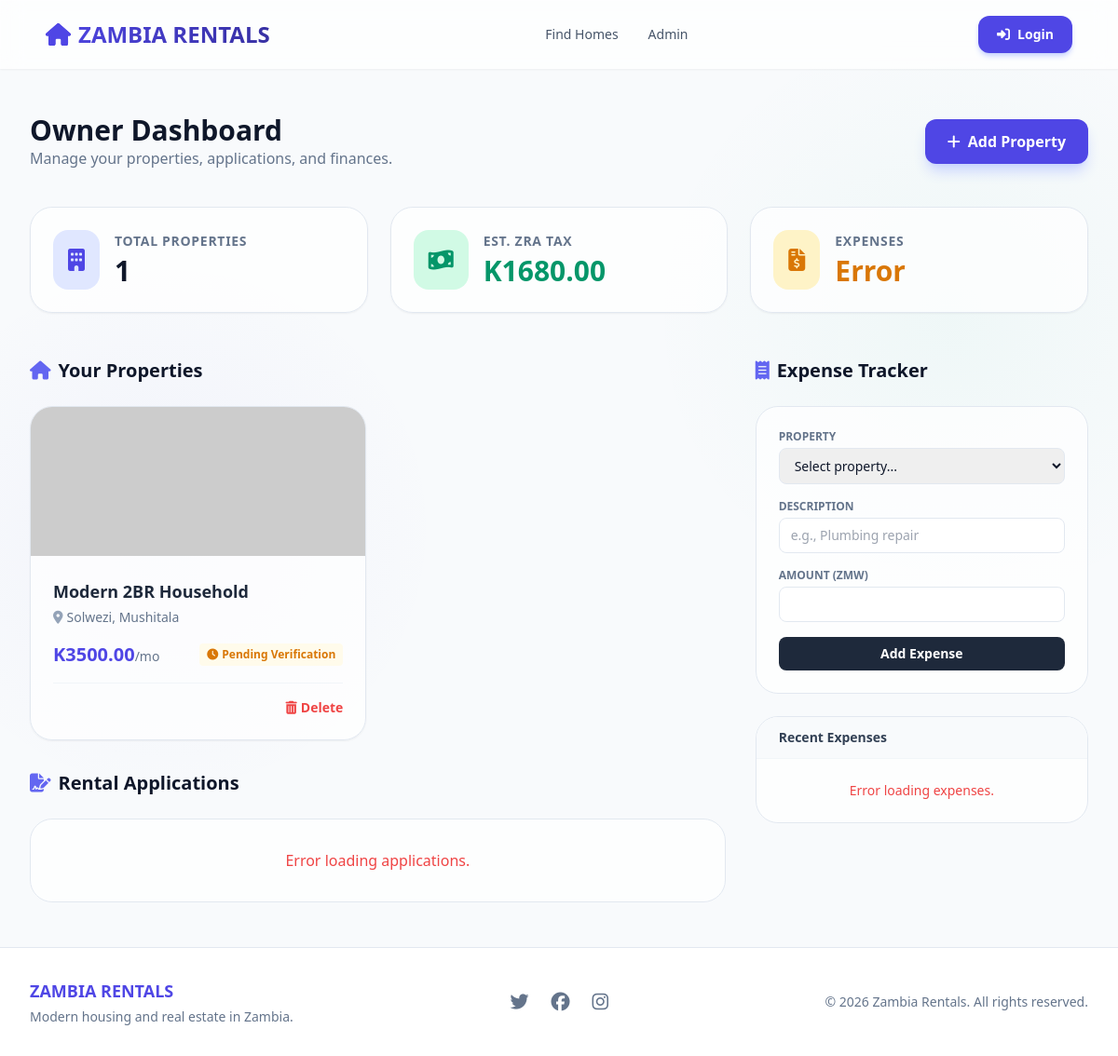
The app's page /dashboard/ (signed in), older data.
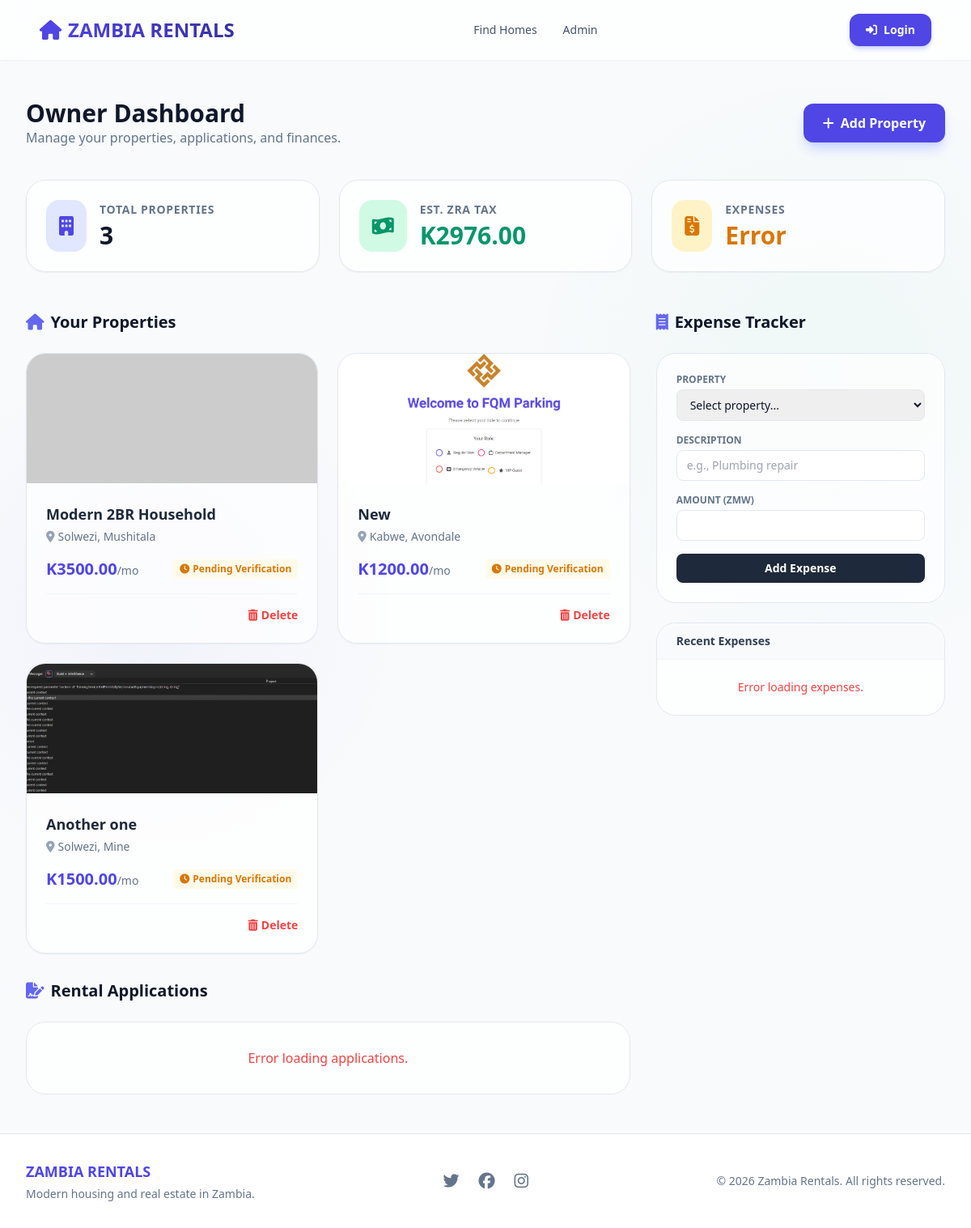
The same page, newer data.
### core/models.py (models this page shows, shortened)
class Property(models.Model):
    CATEGORY_CHOICES = (
        ('RESIDENTIAL', 'Residential House/Apartment'),
        ('BOARDING', 'Student Boarding House'),
        ('LODGE', 'Lodge/Short-stay'),
    )
    owner = models.ForeignKey(settings.AUTH_USER_MODEL, on_delete=models.CASCADE, related_name='properties')
    title = models.CharField(max_length=255)
    category = models.CharField(max_length=20, choices=CATEGORY_CHOICES, default='RESIDENTIAL')
    province = models.CharField(max_length=50, default="Lusaka")
    district = models.CharField(max_length=50)
    area_name = models.CharField(max_length=100, blank=True)
    street_address = models.CharField(max_length=255, blank=True)
    price = models.DecimalField(max_digits=10, decimal_places=2)
    is_tax_compliant = models.BooleanField(default=False)
    created_at = models.DateTimeField(auto_now_add=True)
    def estimated_annual_tax(self):
        annual_income = self.price * 12
        policy = TaxPolicy.objects.first()
        if not policy: return 0.00
        return round((annual_income * policy.percentage) / 100, 2)

class PropertyImage(models.Model):
    property = models.ForeignKey(Property, on_delete=models.CASCADE, related_name='images')
    image = models.ImageField(upload_to='property_images/')
    caption = models.CharField(max_length=255, blank=True)
    is_main = models.BooleanField(default=False)
    created_at = models.DateTimeField(auto_now_add=True)

### core/views.py (the view)
# urls.py: path('dashboard/', dashboard_page, name='dashboard'),
@login_required
def dashboard_page(request):
    user_properties = Property.objects.filter(owner=request.user)
    total_tax = sum(p.estimated_annual_tax() for p in user_properties)
    context = {
        'properties': user_properties,
        'total_tax': total_tax,
        'property_count': user_properties.count()
    }
    return render(request, 'dashboard.html', context)

### templates/dashboard.html (shortened to what this page needs)
{% extends 'base.html' %}
{% load static %}
{% block content %}
<div class="animate-[fadeIn_0.5s_ease-out]">
    <header class="mb-10 flex flex-col md:flex-row md:items-center justify-between gap-4">
        <div>
            <h1 class="text-3xl font-bold text-slate-900">Owner Dashboard</h1>
            <p class="text-slate-500">Manage your properties, applications, and finances.</p>
        </div>
        <a href="{% url 'add-property' %}"
            class="inline-flex items-center justify-center bg-indigo-600 hover:bg-indigo-700 text-white px-6 py-3 rounded-xl font-bold transition shadow-lg shadow-indigo-200">
            <i class="fas fa-plus mr-2"></i> Add Property
        </a>
    </header>
    <div class="grid grid-cols-1 md:grid-cols-3 gap-6 mb-12">
        <div class="glass-card p-6 rounded-3xl border border-slate-200 shadow-sm flex items-center">
            <div class="bg-indigo-100 text-indigo-600 p-4 rounded-2xl mr-4">
                <i class="fas fa-building text-2xl"></i>
            </div>
            <div>
                <p class="text-slate-500 text-sm font-semibold uppercase tracking-wider">Total Properties</p>
                <h2 class="text-3xl font-black mt-1">{{ property_count }}</h2>
            </div>
        </div>
        <div class="glass-card p-6 rounded-3xl border border-slate-200 shadow-sm flex items-center">
            <div class="bg-emerald-100 text-emerald-600 p-4 rounded-2xl mr-4">
                <i class="fas fa-money-bill-wave text-2xl"></i>
            </div>
            <div>
                <p class="text-slate-500 text-sm font-semibold uppercase tracking-wider">Est. ZRA Tax</p>
                <h2 class="text-3xl font-black mt-1 text-emerald-600">K{{ total_tax }}</h2>
            </div>
        </div>
        <div class="glass-card p-6 rounded-3xl border border-slate-200 shadow-sm flex items-center">
            <div class="bg-amber-100 text-amber-600 p-4 rounded-2xl mr-4">
                <i class="fas fa-file-invoice-dollar text-2xl"></i>
            </div>
            <div>
                <p class="text-slate-500 text-sm font-semibold uppercase tracking-wider">Expenses</p>
                <h2 class="text-3xl font-black mt-1 text-amber-600" id="totalExpenses">Loading...</h2>
            </div>
        </div>
    </div>
    <div class="grid grid-cols-1 lg:grid-cols-3 gap-8">
        <div class="lg:col-span-2 space-y-8">
            <section>
                <div class="flex items-center justify-between mb-6">
                    <h3 class="text-xl font-bold flex items-center">
                        <i class="fas fa-home text-indigo-500 mr-2"></i> Your Properties
                    </h3>
                </div>
                <div class="grid grid-cols-1 md:grid-cols-2 gap-6">
                    {% for prop in properties %}
                    <div
                        class="glass-card rounded-3xl border border-slate-200 shadow-sm hover:shadow-md transition overflow-hidden">
                        <div class="h-40 bg-slate-200 relative">
                            {% if prop.images.exists %}
                            {% for img in prop.images.all %}
                            {% if img.is_main %}
                            <img src="{{ img.image.url }}" class="w-full h-full object-cover">
                            {% endif %}
                            {% endfor %}
                            {% else %}
                            <img src="https://via.placeholder.com/400x300?text=No+Image"
                                class="w-full h-full object-cover">
                            {% endif %}
                        </div>
                        <div class="p-6">
                            <div class="flex justify-between items-start mb-4">
                                <div>
                                    <h4 class="font-bold text-lg text-slate-800">{{ prop.title }}</h4>
                                    <p class="text-slate-500 text-sm mt-1"><i
                                            class="fas fa-map-marker-alt text-slate-400 mr-1"></i>{{ prop.district }},
                                        {{ prop.area_name }}</p>
                                </div>
                            </div>
                            <div class="flex items-center justify-between mb-4 pb-4 border-b border-slate-100">
                                <p class="font-black text-xl text-indigo-600">K{{ prop.price }}<span
                                        class="text-sm text-slate-500 font-normal">/mo</span></p>
                                {% if prop.is_tax_compliant %}
                                <span
                                    class="text-xs font-bold text-emerald-600 bg-emerald-50 px-2 py-1 rounded flex items-center"><i
                                        class="fas fa-check-circle mr-1"></i> Tax Compliant</span>
                                {% else %}
                                <span
                                    class="text-xs font-bold text-amber-600 bg-amber-50 px-2 py-1 rounded flex items-center"><i
                                        class="fas fa-clock mr-1"></i> Pending Verification</span>
                                {% endif %}
                            </div>
                            <div class="flex justify-end">
                                <button
                                    class="text-red-500 text-sm font-semibold hover:text-red-700 transition flex items-center"
                                    onclick="deleteProperty({{ prop.id }})"><i class="fas fa-trash-alt mr-1"></i>
                                    Delete</button>
                            </div>
                        </div>
                    </div>
                    {% endfor %}
                </div>
            </section>
            <section>
                <div class="flex items-center justify-between mb-6">
                    <h3 class="text-xl font-bold flex items-center">
                        <i class="fas fa-file-signature text-indigo-500 mr-2"></i> Rental Applications
                    </h3>
                </div>
                <div class="glass-card rounded-3xl border border-slate-200 overflow-hidden">
                    <div id="applicationsContainer" class="divide-y divide-slate-100">
                    </div>
                </div>
            </section>
        </div>
        <div class="space-y-8">
            <section>
                <div class="flex items-center justify-between mb-6">
                    <h3 class="text-xl font-bold flex items-center">
                        <i class="fas fa-receipt text-indigo-500 mr-2"></i> Expense Tracker
                    </h3>
                </div>
                <div class="glass-card p-6 rounded-3xl border border-slate-200 mb-6">
                    <form id="expenseForm" class="space-y-4">
                        <div>
                            <label class="block text-xs font-bold text-slate-500 uppercase mb-1">Property</label>
                            <select id="expenseProperty" required
                                class="w-full px-3 py-2 rounded-lg border border-slate-200 outline-none focus:ring-2 focus:ring-indigo-500 text-sm">
                                <option value="">Select property...</option>
                            </select>
                        </div>
                        <div>
                            <label class="block text-xs font-bold text-slate-500 uppercase mb-1">Description</label>
                            <input type="text" id="expenseDescription" required placeholder="e.g., Plumbing repair"
                                class="w-full px-3 py-2 rounded-lg border border-slate-200 outline-none focus:ring-2 focus:ring-indigo-500 text-sm">
                        </div>
                        <div>
                            <label class="block text-xs font-bold text-slate-500 uppercase mb-1">Amount (ZMW)</label>
                            <input type="number" id="expenseAmount" required min="0" step="0.01"
                                class="w-full px-3 py-2 rounded-lg border border-slate-200 outline-none focus:ring-2 focus:ring-indigo-500 text-sm">
                        </div>
                        <button type="submit"
                            class="w-full bg-slate-800 text-white font-bold py-2 rounded-lg hover:bg-slate-900 transition text-sm">Add
                            Expense</button>
                    </form>
                </div>
                <div class="glass-card rounded-3xl border border-slate-200 overflow-hidden">
                    <div class="bg-slate-50 px-6 py-3 border-b border-slate-100">
                        <h4 class="font-bold text-sm text-slate-700">Recent Expenses</h4>
                    </div>
                    <div id="expensesList" class="divide-y divide-slate-100 max-h-96 overflow-y-auto">
                    </div>
                </div>
            </section>
        </div>
    </div>
</div>
{% endblock %}

### templates/base.html (shortened to what this page needs)
{% load static %}
<!DOCTYPE html>
<html lang="en">
<head>
    <script src="https://cdn.tailwindcss.com"></script>
    <link rel="stylesheet" href="https://cdnjs.cloudflare.com/ajax/libs/font-awesome/6.5.1/css/all.min.css">
    <link rel="stylesheet" href="{% static 'css/global.css' %}">
</head>
<body class="bg-slate-50 text-slate-900 min-h-screen flex flex-col animated-bg">
    {% include 'navbar.html' %}
    <main class="flex-grow w-full max-w-7xl mx-auto px-4 sm:px-6 lg:px-8 py-8 md:py-12 fade-in">
        {% block content %}
        {% endblock %}
    </main>
    {% include 'footer.html' %}
</body>
</html>

### templates/navbar.html (shortened to what this page needs)
{% load static %}
<nav class="glass sticky top-0 z-50 p-4 border-b border-white/20 shadow-sm transition-all duration-300">
    <div class="max-w-7xl mx-auto flex justify-between items-center px-4 sm:px-6 lg:px-8">
        <a href="/" class="text-2xl font-black bg-gradient-to-r from-indigo-600 to-indigo-800 bg-clip-text text-transparent flex items-center gap-2 hover:opacity-80 transition-opacity">
            <i class="fas fa-home text-indigo-600"></i> ZAMBIA RENTALS
        </a>
        <div class="hidden md:flex space-x-8 items-center text-sm font-medium text-slate-600" id="desktopNavLinks">
            <a href="/" class="hover:text-indigo-600 transition-colors">Find Homes</a>
            <a href="/admin" class="hover:text-indigo-600 transition-colors">Admin</a>
        </div>
        <div class="flex items-center space-x-4" id="authSection">
            <a href="/auth/login/" id="authBtn" class="bg-indigo-600 hover:bg-indigo-700 text-white px-5 py-2.5 rounded-xl text-sm font-semibold shadow-md shadow-indigo-200 transition-all hover:-translate-y-0.5 flex items-center gap-2">
                <i class="fas fa-sign-in-alt"></i> Login
            </a>
        </div>
    </div>
</nav>

### templates/footer.html
<footer class="mt-auto py-8 bg-white border-t border-slate-200 fade-in">
    <div class="max-w-7xl mx-auto px-4 sm:px-6 lg:px-8 flex flex-col md:flex-row justify-between items-center text-sm text-slate-500">
        <div class="mb-4 md:mb-0">
            <span class="text-indigo-600 font-bold text-lg">ZAMBIA RENTALS</span>
            <p class="mt-1">Modern housing and real estate in Zambia.</p>
        </div>
        <div class="flex space-x-6">
            <a href="#" class="hover:text-indigo-600 transition-colors"><i class="fab fa-twitter text-xl"></i></a>
            <a href="#" class="hover:text-indigo-600 transition-colors"><i class="fab fa-facebook text-xl"></i></a>
            <a href="#" class="hover:text-indigo-600 transition-colors"><i class="fab fa-instagram text-xl"></i></a>
        </div>
        <div class="mt-4 md:mt-0">
            <p>&copy; 2026 Zambia Rentals. All rights reserved.</p>
        </div>
    </div>
</footer>

### static/css/global.css (style rules this page uses)
:root { --glass-bg: rgba(255, 255, 255, 0.7); --glass-border: rgba(255, 255, 255, 0.3); --glass-blur: 12px; }
body { background-color: #f8fafc; background-image: radial-gradient(circle at 15% 50%, rgba(79, 70, 229, 0.04), transparent 25%), radial-gradient(circle at 85% 30%, rgba(16, 185, 129, 0.04), transparent 25%); background-attachment: fixed; transition: background-color 0.5s ease; }
.glass { background: var(--glass-bg); backdrop-filter: blur(var(--glass-blur)); -webkit-backdrop-filter: blur(var(--glass-blur)); border: 1px solid var(--glass-border); }
.glass-card { background: var(--glass-bg); backdrop-filter: blur(var(--glass-blur)); -webkit-backdrop-filter: blur(var(--glass-blur)); border: 1px solid var(--glass-border); transition: transform 0.3s cubic-bezier(0.4, 0, 0.2, 1), box-shadow 0.3s cubic-bezier(0.4, 0, 0.2, 1); }
.fade-in { animation: fadeIn 0.6s cubic-bezier(0.4, 0, 0.2, 1) forwards; }
html { scroll-behavior: smooth; }

Row changes from the older to the newer data that the page shows:
added Property: title "New", district "Kabwe", area_name "Avondale", price "1200.00", is_tax_compliant False (drawn)
added PropertyImage: image (picture), shown under "New"
added Property: title "Another one", district "Solwezi", area_name "Mine", price "1500.00", is_tax_compliant False (drawn)
added PropertyImage: image (picture), shown under "Another one"
Text that changed along with them:
{{ property_count }}: "1" → "3"
{{ total_tax }}: "1680.00" → "2976.00"
